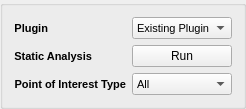
        <widget class="QGroupBox" name="plugin_static_poi_groupbox">
         <property name="title">
          <string/>
         </property>
         <layout class="QGridLayout" name="gridLayout_13">
          <item row="0" column="0" alignment="Qt::AlignLeft">
           <widget class="QLabel" name="plugin_label">
            <property name="font">
             <font>
              <pointsize>8</pointsize>
              <weight>75</weight>
              <bold>true</bold>
             </font>
            </property>
            <property name="layoutDirection">
             <enum>Qt::LeftToRight</enum>
            </property>
            <property name="text">
             <string>Plugin</string>
            </property>
            <property name="alignment">
             <set>Qt::AlignRight|Qt::AlignTrailing|Qt::AlignVCenter</set>
            </property>
            <property name="textInteractionFlags">
             <set>Qt::NoTextInteraction</set>
            </property>
           </widget>
          </item>
          <item row="0" column="1">
           <widget class="QComboBox" name="existing_plugin_dropdown">
            <property name="palette">
             <palette>
              <active>
               <colorrole role="Text">
                <brush brushstyle="SolidPattern">
                 <color alpha="255">
                  <red>0</red>
                  <green>0</green>
                  <blue>0</blue>
                 </color>
                </brush>
               </colorrole>
               <colorrole role="Base">
                <brush brushstyle="SolidPattern">
                 <color alpha="142">
                  <red>200</red>
                  <green>200</green>
                  <blue>200</blue>
                 </color>
                </brush>
               </colorrole>
               <colorrole role="PlaceholderText">
                <brush brushstyle="NoBrush">
                 <color alpha="128">
                  <red>0</red>
                  <green>0</green>
                  <blue>0</blue>
                 </color>
                </brush>
               </colorrole>
              </active>
              <inactive>
               <colorrole role="Text">
                <brush brushstyle="SolidPattern">
                 <color alpha="255">
                  <red>0</red>
                  <green>0</green>
                  <blue>0</blue>
                 </color>
                </brush>
               </colorrole>
               <colorrole role="Base">
                <brush brushstyle="SolidPattern">
                 <color alpha="142">
                  <red>200</red>
                  <green>200</green>
                  <blue>200</blue>
                 </color>
                </brush>
               </colorrole>
               <colorrole role="PlaceholderText">
                <brush brushstyle="NoBrush">
                 <color alpha="128">
                  <red>0</red>
                  <green>0</green>
                  <blue>0</blue>
                 </color>
                </brush>
               </colorrole>
              </inactive>
              <disabled>
               <colorrole role="Text">
                <brush brushstyle="SolidPattern">
                 <color alpha="255">
                  <red>120</red>
                  <green>120</green>
                  <blue>120</blue>
                 </color>
                </brush>
               </colorrole>
               <colorrole role="Base">
                <brush brushstyle="SolidPattern">
                 <color alpha="255">
                  <red>255</red>
                  <green>255</green>
                  <blue>255</blue>
                 </color>
                </brush>
               </colorrole>
               <colorrole role="PlaceholderText">
                <brush brushstyle="NoBrush">
                 <color alpha="128">
                  <red>0</red>
                  <green>0</green>
                  <blue>0</blue>
                 </color>
                </brush>
               </colorrole>
              </disabled>
             </palette>
            </property>
            <property name="font">
             <font>
              <pointsize>8</pointsize>
              <weight>50</weight>
              <bold>false</bold>
             </font>
            </property>
            <item>
             <property name="text">
              <string>Existing Plugin</string>
             </property>
            </item>
            <item>
             <property name="text">
              <string>Plugin A</string>
             </property>
            </item>
            <item>
             <property name="text">
              <string>Plugin B</string>
             </property>
            </item>
            <item>
             <property name="text">
              <string>Plugin C</string>
             </property>
            </item>
           </widget>
          </item>
          <item row="1" column="0" alignment="Qt::AlignLeft">
           <widget class="QLabel" name="static_analysis_label">
            <property name="font">
             <font>
              <pointsize>8</pointsize>
              <weight>75</weight>
              <bold>true</bold>
             </font>
            </property>
            <property name="text">
             <string>Static Analysis</string>
            </property>
            <property name="alignment">
             <set>Qt::AlignRight|Qt::AlignTrailing|Qt::AlignVCenter</set>
            </property>
            <property name="textInteractionFlags">
             <set>Qt::NoTextInteraction</set>
            </property>
           </widget>
          </item>
          <item row="1" column="1">
           <widget class="QPushButton" name="static_run_button">
            <property name="text">
             <string>Run</string>
            </property>
           </widget>
          </item>
          <item row="2" column="0" alignment="Qt::AlignLeft">
           <widget class="QLabel" name="point_of_interest_type_label">
            <property name="font">
             <font>
              <pointsize>8</pointsize>
              <weight>75</weight>
              <bold>true</bold>
             </font>
            </property>
            <property name="text">
             <string>Point of Interest Type</string>
            </property>
            <property name="alignment">
             <set>Qt::AlignRight|Qt::AlignTrailing|Qt::AlignVCenter</set>
            </property>
            <property name="textInteractionFlags">
             <set>Qt::NoTextInteraction</set>
            </property>
           </widget>
          </item>
          <item row="2" column="1">
           <widget class="QComboBox" name="type_dropdown">
            <property name="palette">
             <palette>
              <active>
               <colorrole role="Text">
                <brush brushstyle="SolidPattern">
                 <color alpha="255">
                  <red>0</red>
                  <green>0</green>
                  <blue>0</blue>
                 </color>
                </brush>
               </colorrole>
               <colorrole role="Base">
                <brush brushstyle="SolidPattern">
                 <color alpha="142">
                  <red>200</red>
                  <green>200</green>
                  <blue>200</blue>
                 </color>
                </brush>
               </colorrole>
               <colorrole role="PlaceholderText">
                <brush brushstyle="NoBrush">
                 <color alpha="128">
                  <red>0</red>
                  <green>0</green>
                  <blue>0</blue>
                 </color>
                </brush>
               </colorrole>
              </active>
              <inactive>
               <colorrole role="Text">
                <brush brushstyle="SolidPattern">
                 <color alpha="255">
                  <red>0</red>
                  <green>0</green>
                  <blue>0</blue>
                 </color>
                </brush>
               </colorrole>
               <colorrole role="Base">
                <brush brushstyle="SolidPattern">
                 <color alpha="142">
                  <red>200</red>
                  <green>200</green>
                  <blue>200</blue>
                 </color>
                </brush>
               </colorrole>
               <colorrole role="PlaceholderText">
                <brush brushstyle="NoBrush">
                 <color alpha="128">
                  <red>0</red>
                  <green>0</green>
                  <blue>0</blue>
                 </color>
                </brush>
               </colorrole>
              </inactive>
              <disabled>
               <colorrole role="Text">
                <brush brushstyle="SolidPattern">
                 <color alpha="255">
                  <red>120</red>
                  <green>120</green>
                  <blue>120</blue>
                 </color>
                </brush>
               </colorrole>
               <colorrole role="Base">
                <brush brushstyle="SolidPattern">
                 <color alpha="255">
                  <red>255</red>
                  <green>255</green>
                  <blue>255</blue>
                 </color>
                </brush>
               </colorrole>
               <colorrole role="PlaceholderText">
                <brush brushstyle="NoBrush">
                 <color alpha="128">
                  <red>0</red>
                  <green>0</green>
                  <blue>0</blue>
                 </color>
                </brush>
               </colorrole>
              </disabled>
             </palette>
            </property>
            <property name="font">
             <font>
              <pointsize>8</pointsize>
              <weight>50</weight>
              <bold>false</bold>
             </font>
            </property>
            <property name="currentText">
             <string>All</string>
            </property>
            <item>
             <property name="text">
              <string>All</string>
             </property>
            </item>
            <item>
             <property name="text">
              <string>Strings</string>
             </property>
            </item>
            <item>
             <property name="text">
              <string>Function Call</string>
             </property>
            </item>
            <item>
             <property name="text">
              <string>Imports</string>
             </property>
            </item>
           </widget>
          </item>
         </layout>
        </widget>
